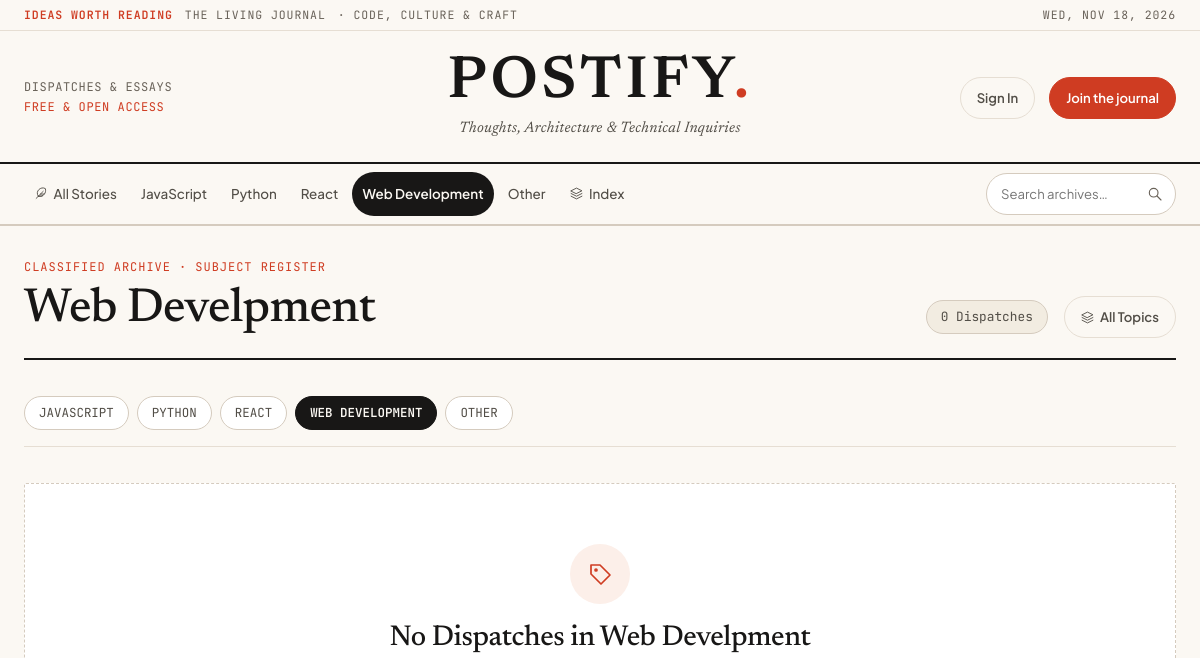
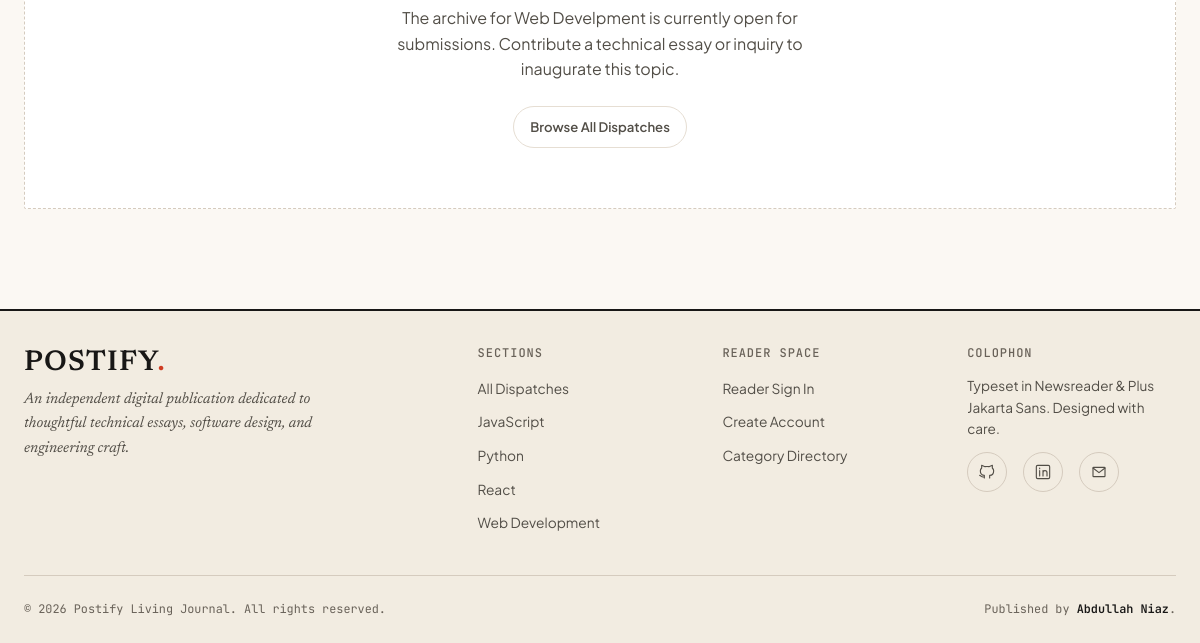
Before: /category/web develpment with the older database file (2 pictures, top to bottom).
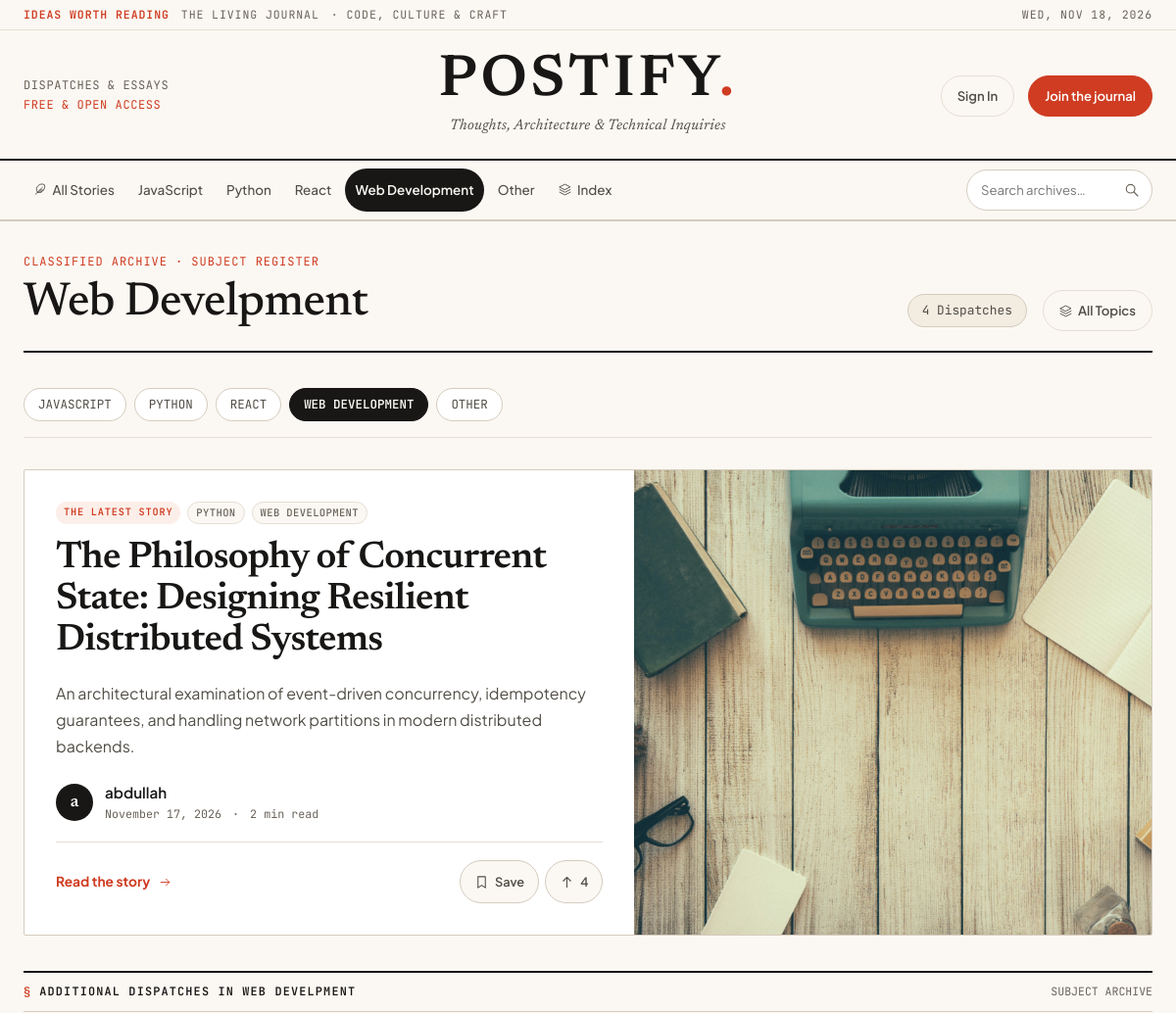
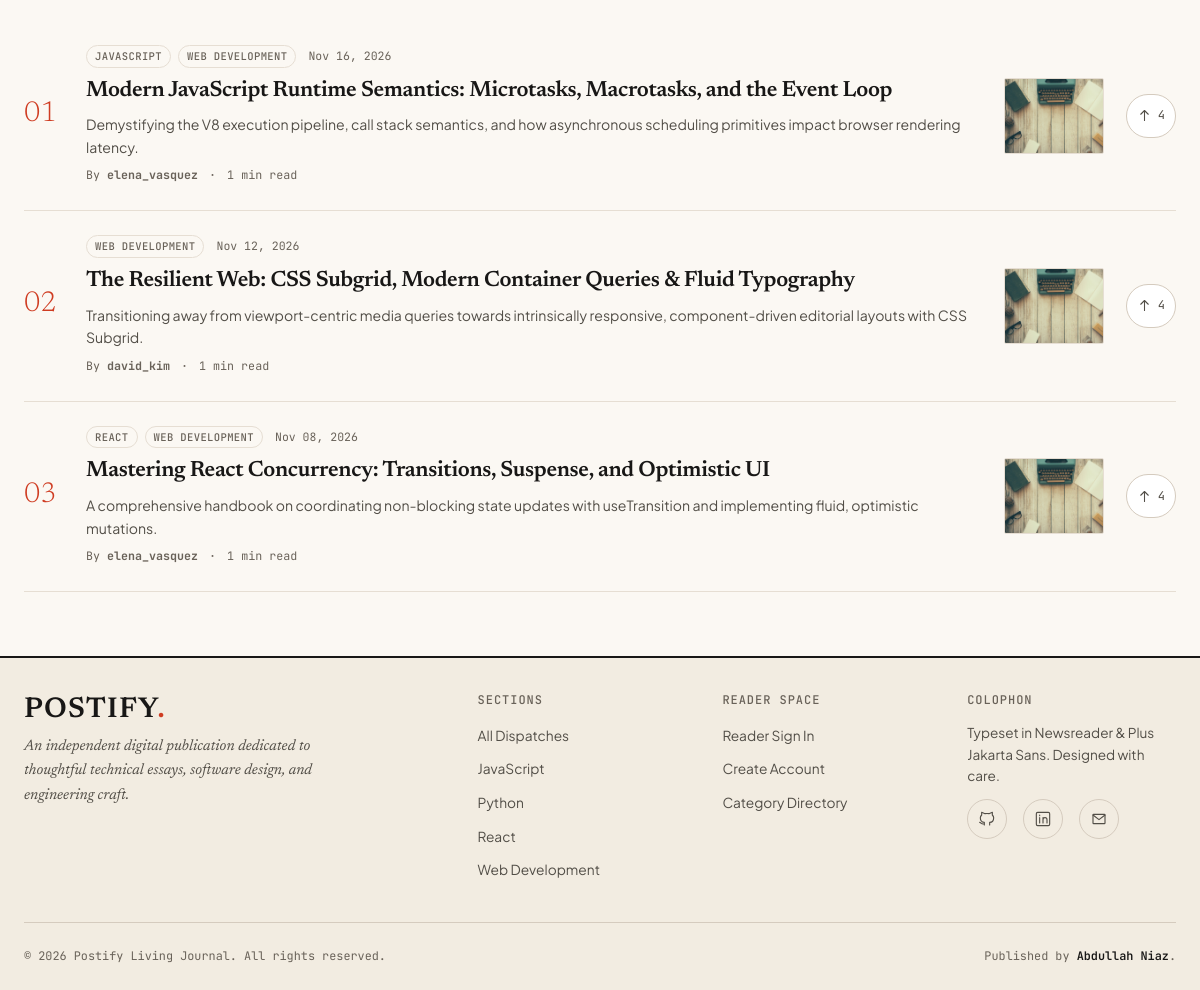
After: the same page with the newer database file (2 pictures, top to bottom).
### blog/models.py (models this page shows, shortened)
class Article(models.Model):
    categoryList = [
        ("javascript", "JavaScript"),
        ("web develpment", "Web Develpment"),
        ("react", "React"),
        ("python", "Python"),
        ("other", "Other"),
    ]
    owner = models.ForeignKey(
        User, on_delete=models.CASCADE, related_name='articles')
    title = models.CharField(max_length=200)
    desc = models.CharField(max_length=200)
    artImage = models.ImageField(
        upload_to='art_photos', default='./images/default.jpg', null=True, blank=True)
    content = models.TextField()
    category = MultiSelectField(
        choices=categoryList, max_choices=3, max_length=100)
    created = models.DateTimeField(default=now, editable=False)
    bookmarks = models.ManyToManyField(User, related_name='bookmarks')
    upvote = models.ManyToManyField(User, related_name='up')
    downvote = models.ManyToManyField(User, related_name='down')
    class Meta:
        ordering = ['-created']
    @property
    def reading_minutes(self):
        return max(1, (len(self.content.split()) + 209) // 210)

### blog/views.py (the view)
# urls.py: path('category/<str:name>', views.category, name='category'),
def category(request, name):
    targetArticles = []
    allArticles = Article.objects.all()
    for art in allArticles:
        for cat in art.category:
            if cat.lower() == name.lower():
                targetArticles.append(art)
                break
    label_dict = dict(Article.categoryList)
    readable_label = label_dict.get(name, name.title())
    return render(request, 'category.html', {
        'title': readable_label,
        'raw_title': name,
        'targetArticle': targetArticles,
    })

### blog/templates/category.html (shortened to what this page needs)
{% extends './layout.html' %}
{% load static %}
{% block links %}
<link rel="stylesheet" href="{% static 'blog/css/category.css' %}" />
<link rel="stylesheet" href="{% static 'blog/css/index.css' %}?v=20261119-r1" />
{% endblock links %}
{% block body %}
<section class="directory-masthead-header">
  <div>
    <div class="directory-meta">Classified Archive · Subject Register</div>
    <h1 class="directory-title">{{ title }}</h1>
  </div>
  <div class="d-flex align-items-center gap-3">
    <span class="query-count-badge">{{ targetArticle|length }} Dispatch{{ targetArticle|length|pluralize:"es" }}</span>
    <a href="{% url 'blog:categories' %}" class="btn-editorial btn-editorial-ghost">
      <i class="fa-solid fa-layer-group"></i> All Topics
    </a>
  </div>
</section>
<div class="sibling-categories-bar" aria-label="Explore other categories">
  <a href="{% url 'blog:category' 'javascript' %}"
    class="sibling-pill {% if raw_title == 'javascript' %}active{% endif %}">
    JavaScript
  </a>
  <a href="{% url 'blog:category' 'python' %}" class="sibling-pill {% if raw_title == 'python' %}active{% endif %}">
    Python
  </a>
  <a href="{% url 'blog:category' 'react' %}" class="sibling-pill {% if raw_title == 'react' %}active{% endif %}">
    React
  </a>
  <a href="{% url 'blog:category' 'web develpment' %}"
    class="sibling-pill {% if raw_title == 'web develpment' %}active{% endif %}">
    Web Development
  </a>
  <a href="{% url 'blog:category' 'other' %}" class="sibling-pill {% if raw_title == 'other' %}active{% endif %}">
    Other
  </a>
</div>
{% if not targetArticle %}
<div class="editorial-empty-state">
  <div class="empty-state-icon">
    <i class="fa-solid fa-tag"></i>
  </div>
  <h2 class="empty-state-title">No Dispatches in {{ title }}</h2>
  <p class="empty-state-text">
    The archive for {{ title }} is currently open for submissions. Contribute a technical essay or inquiry to inaugurate
    this topic.
  </p>
  <div>
    {% if user.is_authenticated %}
    <a href="{% url 'blog:add' %}" class="btn-editorial btn-editorial-primary">
      <i class="fa-solid fa-pen-nib"></i> Compose Dispatch for {{ title }}
    </a>
    {% else %}
    <a href="{% url 'blog:index' %}" class="btn-editorial btn-editorial-ghost">
      Browse All Dispatches
    </a>
    {% endif %}
  </div>
</div>
{% else %}
{% with post=targetArticle.0 card_style="lead" %}
{% include "./includes/_article_item.html" %}
{% endwith %}
{% if targetArticle|length > 1 %}
<div class="editorial-section-header">
  <div class="section-label">
    <span class="bullet-num">§</span>
    <span>Additional Dispatches in {{ title }}</span>
  </div>
  <span style="font-family: var(--font-mono); font-size: 0.72rem; color: var(--text-muted);">
    SUBJECT ARCHIVE
  </span>
</div>
<div class="editorial-rows-container">
  {% for post in targetArticle|slice:"1:" %}
  {% with post=post card_style="row" row_number=forloop.counter %}
  {% include "./includes/_article_item.html" %}
  {% endwith %}
  {% endfor %}
</div>
{% endif %}
{% endif %}
{% endblock body %}

### blog/templates/includes/_article_item.html (shortened to what this page needs)
{% load static %}
{% if card_style == 'lead' %}
  <article class="editorial-lead-article" data-card="{{ post.id }}">
    <div class="lead-grid">
      <div class="lead-content">
        <div class="editorial-kicker">
          <span class="kicker-badge">The latest story</span>
          {% for cat in post.category %}
            <a href="{% url 'blog:category' cat %}" class="editorial-tag">{% if cat == 'web develpment' %}Web Development{% else %}{{ cat }}{% endif %}</a>
          {% endfor %}
        </div>
        <h1 class="lead-title">
          <a href="{% url 'blog:singleArt' post.id %}">{{ post.title }}</a>
        </h1>
        <p class="lead-summary">
          {{ post.desc }}
        </p>
        <div class="lead-byline">
          <div class="author-monogram">{{ post.owner.username|slice:":1" }}</div>
          <div class="byline-meta">
            <span class="byline-author">{{ post.owner.username }}</span>
            <span class="byline-date">
              <time datetime="{{ post.created|date:'c' }}">{{ post.created|date:"F d, Y" }}</time>
              <span class="meta-dot">·</span>
              <span>{{ post.reading_minutes }} min read</span>
            </span>
          </div>
        </div>
        <div class="lead-actions">
          <a href="{% url 'blog:singleArt' post.id %}" class="btn-read-dispatch">
            Read the story <i class="fa-solid fa-arrow-right"></i>
          </a>
          <div class="action-buttons-group">
            {% if user.is_authenticated %}
              <button
                type="button"
                class="action-btn save-btn {% if user in post.bookmarks.all %}saved{% endif %}"
                aria-pressed="{% if user in post.bookmarks.all %}true{% else %}false{% endif %}"
                data-id="{{ post.id }}"
                aria-label="{% if user in post.bookmarks.all %}Remove from bookmarks{% else %}Bookmark this story{% endif %}"
              >
                <i class="{% if user in post.bookmarks.all %}fa-solid{% else %}fa-regular{% endif %} fa-bookmark"></i>
                <span class="action-btn-label">{% if user in post.bookmarks.all %}Saved{% else %}Save{% endif %}</span>
              </button>
              <button
                type="button"
                class="action-btn vote-btn {% if user in post.upvote.all %}voted{% endif %}"
                aria-pressed="{% if user in post.upvote.all %}true{% else %}false{% endif %}"
                data-id="{{ post.id }}"
                aria-label="Upvote article"
              >
                <i class="fa-solid fa-arrow-up"></i>
                <span class="vote-count">{{ post.upvote.count }}</span>
              </button>
              {% if user == post.owner %}
                <a href="{% url 'blog:update' post.id %}" class="action-btn edit-btn" aria-label="Edit article">
                  <i class="fa-solid fa-pen-to-square"></i>
                </a>
                <button
                  type="button"
                  class="action-btn delete-btn"
                  data-id="{{ post.id }}"
                  aria-label="Delete article"
                >
                  <i class="fa-regular fa-trash-can"></i>
                </button>
              {% endif %}
            {% else %}
              <a href="{% url 'login' %}" class="action-btn" aria-label="Sign in to save">
                <i class="fa-regular fa-bookmark"></i>
                <span class="action-btn-label">Save</span>
              </a>
              <span class="action-btn static-count">
                <i class="fa-solid fa-arrow-up"></i> {{ post.upvote.count }}
              </span>
            {% endif %}
          </div>
        </div>
      </div>
      <div class="lead-media">
        <a href="{% url 'blog:singleArt' post.id %}" class="media-frame" aria-label="Read {{ post.title }}">
          {% if post.artImage %}
            <img src="{{ post.artImage.url }}" alt="{{ post.title }}" loading="eager" fetchpriority="high" />
          {% else %}
            <div class="editorial-media-fallback">
              <i class="fa-solid fa-feather-pointed"></i>
              <span>The Living Journal</span>
            </div>
          {% endif %}
        </a>
      </div>
    </div>
  </article>
{% else %}
  <article class="editorial-story-row" data-card="{{ post.id }}">
    <div class="row-index">
      {% if row_number %}
        <span>{{ row_number|stringformat:"02d" }}</span>
      {% else %}
        <span>—</span>
      {% endif %}
    </div>
    <div class="row-main">
      <div class="row-header">
        <div class="editorial-kicker">
          {% for cat in post.category %}
            <a href="{% url 'blog:category' cat %}" class="editorial-tag">{% if cat == 'web develpment' %}Web Development{% else %}{{ cat }}{% endif %}</a>
          {% endfor %}
        </div>
        <span class="row-date">{{ post.created|date:"M d, Y" }}</span>
      </div>
      <h3 class="row-title">
        <a href="{% url 'blog:singleArt' post.id %}">{{ post.title }}</a>
      </h3>
      <p class="row-desc">{{ post.desc }}</p>
      <div class="row-meta">
        <span class="row-author">By <strong>{{ post.owner.username }}</strong></span>
        <span class="meta-dot">·</span>
        <span class="row-readtime">{{ post.reading_minutes }} min read</span>
      </div>
    </div>
    {% if post.artImage %}
    <div class="row-thumbnail">
      <a href="{% url 'blog:singleArt' post.id %}" aria-label="Read {{ post.title }}">
        <img src="{{ post.artImage.url }}" alt="{{ post.title }}" loading="lazy" />
      </a>
    </div>
    {% endif %}
    <div class="row-actions">
      {% if user.is_authenticated %}
        <button
          type="button"
          class="action-btn-sm save-btn {% if user in post.bookmarks.all %}saved{% endif %}"
          aria-pressed="{% if user in post.bookmarks.all %}true{% else %}false{% endif %}"
                data-id="{{ post.id }}"
          title="Bookmark story"
          aria-label="Save story"
        >
          <i class="{% if user in post.bookmarks.all %}fa-solid{% else %}fa-regular{% endif %} fa-bookmark"></i>
        </button>
        <button
          type="button"
          class="action-btn-sm vote-btn {% if user in post.upvote.all %}voted{% endif %}"
          aria-pressed="{% if user in post.upvote.all %}true{% else %}false{% endif %}"
                data-id="{{ post.id }}"
          title="Upvote story"
          aria-label="Upvote story"
        >
          <i class="fa-solid fa-arrow-up"></i>
          <span class="vote-count">{{ post.upvote.count }}</span>
        </button>
        {% if user == post.owner %}
          <a href="{% url 'blog:update' post.id %}" class="action-btn-sm" title="Edit story" aria-label="Edit">
            <i class="fa-solid fa-pen-to-square"></i>
          </a>
          <button
            type="button"
            class="action-btn-sm delete-btn"
            data-id="{{ post.id }}"
            title="Delete story"
            aria-label="Delete"
          >
            <i class="fa-regular fa-trash-can"></i>
          </button>
        {% endif %}
      {% else %}
        <span class="action-btn-sm static-count">
          <i class="fa-solid fa-arrow-up"></i> {{ post.upvote.count }}
        </span>
      {% endif %}
    </div>
  </article>
{% endif %}

Changed rows visible on the page:
added Article: category "Web Develpment", category "WEB DEVELPMENT", row_number "02", created "Nov 12, 2026", title "The Resilient Web: CSS Subgrid, Modern Container Queries & Fluid Typography", desc "Transitioning away from viewport-centric media queries towards intrinsically responsive, component-driven editorial layouts with CSS Subgrid.", owner.username "david_kim", reading_minutes "1", artImage (placeholder picture), upvote.count "4"
added Article: title "The Philosophy of Concurrent State: Designing Resilient Distributed Systems", desc "An architectural examination of event-driven concurrency, idempotency guarantees, and handling network partitions in modern distributed backends.", owner.username "a", owner.username "abdullah", created "November 17, 2026", reading_minutes "2", upvote.count "4", artImage (placeholder picture)
added Article: row_number "01", category "JAVASCRIPT", created "Nov 16, 2026", title "Modern JavaScript Runtime Semantics: Microtasks, Macrotasks, and the Event Loop", desc "Demystifying the V8 execution pipeline, call stack semantics, and how asynchronous scheduling primitives impact browser rendering latency.", owner.username "elena_vasquez", reading_minutes "1", artImage (placeholder picture), upvote.count "4"
added Article: row_number "03", category "REACT", created "Nov 08, 2026", title "Mastering React Concurrency: Transitions, Suspense, and Optimistic UI", desc "A comprehensive handbook on coordinating non-blocking state updates with useTransition and implementing fluid, optimistic mutations.", owner.username "elena_vasquez", reading_minutes "1", artImage (placeholder picture), upvote.count "4"
Other visible differences:
{{ targetArticle|length }}: "0" → "4"
{{ title }}: "Web Develpment" → (not shown)
text no longer shown: "No Dispatches in The archive for is currently open for submissions. Contribute a technical essay or inquiry to inaugurate this topic. Browse All Dispatches"
text now shown: "THE LATEST STORY · min read Read the story Save § ADDITIONAL DISPATCHES IN SUBJECT ARCHIVE"
new list line: "PYTHON"
new list line: "WEB DEVELOPMENT"
